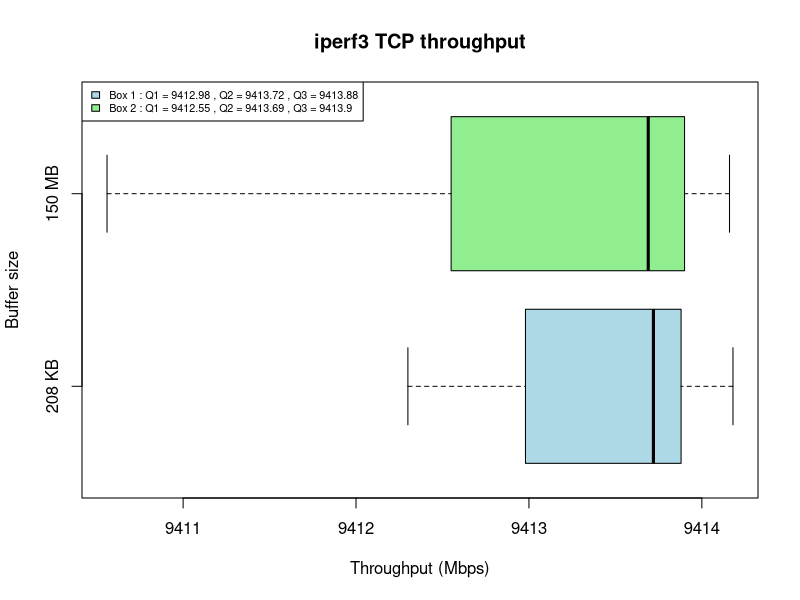

Source code (R):
# Sample data for multiple boxes
data1 <- read.table("tcp-box-plot-212992.txt", header = FALSE)
data2 <- read.table("tcp-box-plot-157286400.txt", header = FALSE)

# Define custom y-axis values
#y_values <- c("208 KB", "150 MB")

# Combine data into a matrix
data_matrix <- cbind(data1, data2)

column_names <- c("208 KB", "150 MB")

# Set the column names for the data_matrix
colnames(data_matrix) <- column_names


# Create a boxplot with multiple boxes
bp <- boxplot(data_matrix, horizontal=TRUE, main="iperf3 TCP throughput", xlab="Throughput (Mbps)", ylab="Buffer size", col=c("lightblue", "lightgreen"), outline=FALSE)

# Calculate quartiles and median for each box
q1 <- bp$stats[2, ]
q3 <- bp$stats[4, ]
median_val <- bp$stats[3, ]

# Create custom legend labels
legend_labels <- sapply(1:ncol(data_matrix), function(i) {
  paste("Box", i, ": Q1 =", round(q1[i], 2), ", Q2 =", round(median_val[i], 2), ", Q3 =", round(q3[i], 2))
})

# Create a legend
legend("topleft", legend=legend_labels, fill=c("lightblue", "lightgreen"), cex = 0.65)

